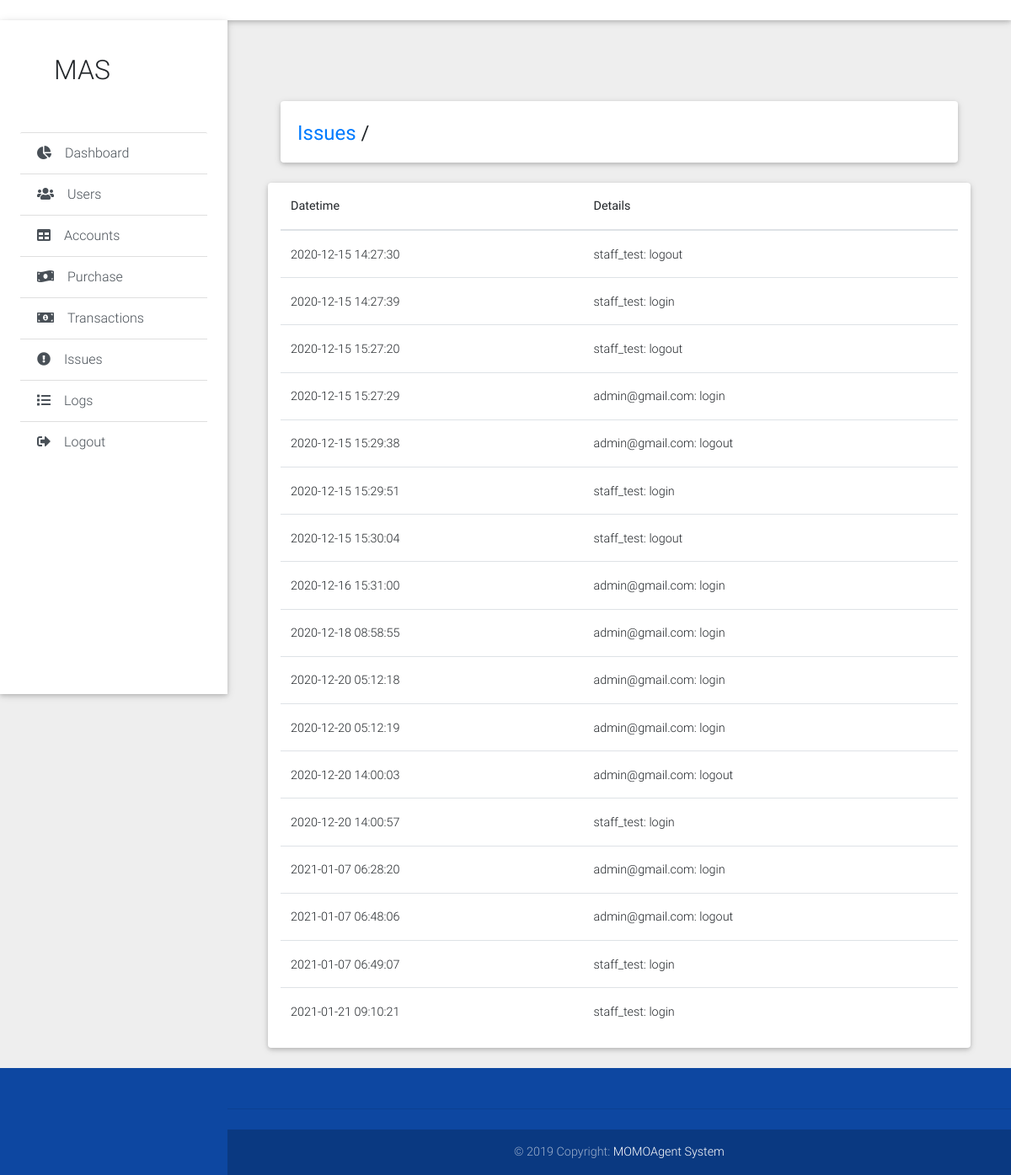
Page /admin/logs.php on the committed database.
### tables this page shows
CREATE TABLE `logs` (
  `timetsamp` timestamp NOT NULL DEFAULT current_timestamp(),
  `id` int(10) NOT NULL,
  `userid` int(11) NOT NULL,
  `details` text NOT NULL
);

### admin/logs.php (the view, shortened to what this page needs)
<!DOCTYPE html>
<html lang="en">
<?php include_once 'static/head.php';
include_once("../db.php");
$result = $pdo->query("SELECT * FROM logs INNER JOIN users ON users.id = logs.userid");
?>
<body class="grey lighten-3">
  <header>
<?php include_once 'static/navbar.php'; ?>
<?php include_once 'static/sidebar.php'; ?>
  </header>
  <main class="pt-5 mx-lg-5">
    <div class="container-fluid mt-5">
      <div class="card mb-4 wow fadeIn">
        <div class="card-body d-sm-flex justify-content-between">
          <h4 class="mb-2 mb-sm-0 pt-1">
            <a href="#" >Issues</a>
            <span>/</span>
          </h4>
        </div>
      </div>
      <div class="row card wow fadeIn">
        <div class="col">
          <table class="table table-hover">
            <thead class="table-black">
              <tr>
                <th>Datetime</th>
                <th>Details</th>
              </tr>
            </thead>
            <tbody>
              <?php
                while($row = $result->fetch(PDO::FETCH_ASSOC)) {
                  echo "<tr>";
                  echo "<td>".$row['timetsamp']."</td>";
                  echo "<td>".$row['details']."</td>";
                 ?>
              <?php } ?>
            </tbody>
          </table>
        </div>
      </div>
    </div>
  </main>
<?php include_once 'static/footer.php'; ?>
</body>
</html>

### rows in the picture
logs: timetsamp "2020-12-15 14:27:30", details "staff_test: logout"
logs: timetsamp "2020-12-15 14:27:39", details "staff_test: login"
logs: timetsamp "2020-12-15 15:27:20", details "staff_test: logout"
logs: timetsamp "2020-12-15 15:27:29", details "admin@gmail.com: login"
logs: timetsamp "2020-12-15 15:29:38", details "admin@gmail.com: logout"
logs: timetsamp "2020-12-15 15:29:51", details "staff_test: login"
logs: timetsamp "2020-12-15 15:30:04", details "staff_test: logout"
logs: timetsamp "2020-12-16 15:31:00", details "admin@gmail.com: login"
logs: timetsamp "2020-12-18 08:58:55", details "admin@gmail.com: login"
logs: timetsamp "2020-12-20 05:12:18", details "admin@gmail.com: login"
logs: timetsamp "2020-12-20 05:12:19", details "admin@gmail.com: login"
logs: timetsamp "2020-12-20 14:00:03", details "admin@gmail.com: logout"
logs: timetsamp "2020-12-20 14:00:57", details "staff_test: login"
logs: timetsamp "2021-01-07 06:28:20", details "admin@gmail.com: login"
logs: timetsamp "2021-01-07 06:48:06", details "admin@gmail.com: logout"
logs: timetsamp "2021-01-07 06:49:07", details "staff_test: login"
logs: timetsamp "2021-01-21 09:10:21", details "staff_test: login"
